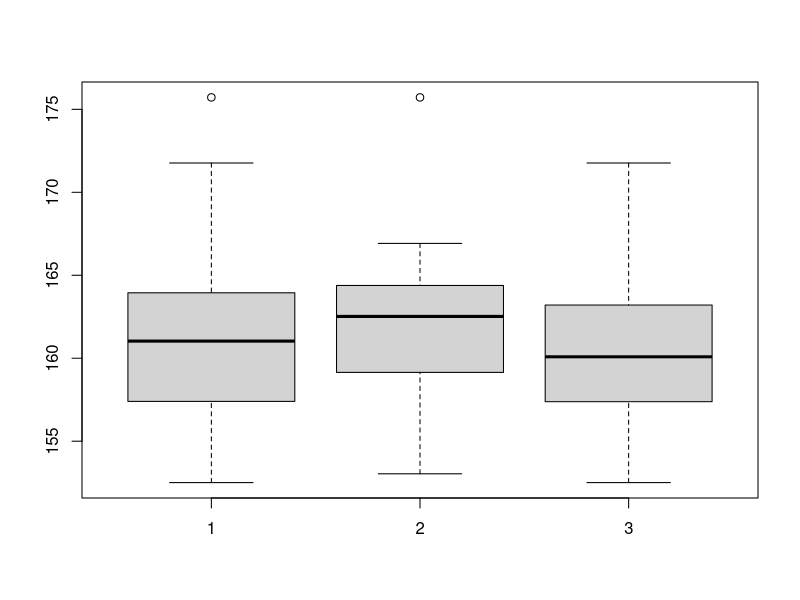

Recreate this plot in R.
## ---- chunk 1
knitr::opts_chunk$set(echo = TRUE)
## ---- chunk 2
x <- seq(from=0,to=100,by=1)
mean(x)
sd(x)
## ---- chunk 3
x <- c(1,2,4)
x
class(x)
y <- c(sqrt(2),sqrt(3),sqrt(5))
y
class(y)
z <- c('pepito','juanito','zumalacarregui')
z
class(z)
## ---- chunk 4
taille <- c(1.88, 1.65, 1.92, 1.76)
taille
class(taille)
sexe <- c("h", "f", "h", "f")
sexe
class(sexe)
## ---- chunk 5
x <- rep('pepito')
x
y <- rep(c(sqrt(2),3),4)
y
## ---- chunk 6
x <- seq(from=-10,to=10,by=5)
x
## ---- chunk 7
x
x [3:5]
length(x[3:5])
## ---- chunk 8
pi
LETTERS
letters
month.name
month.abb
## ---- chunk 9
taille <- c(1.88, NA, 1.65, 1.92, 1.76, NA)
taille
mean(taille,na='TRUE')
sd(taille,na='TRUE')
length(taille)
class(taille)
is.na(taille)
summary(taille)
sexe <- c("h", "f", NA, "h", NA, "f")
sexe
## ---- chunk 10
sexe <- c(rep('f',25),rep('h',50))
taille <- rnorm(75,160,5)
bd <- data.frame(sexe,taille)
taille.f <- bd$taille[sexe =='f']
taille.h <- bd$taille[sexe == 'h']
boxplot(taille,taille.f,taille.h)
